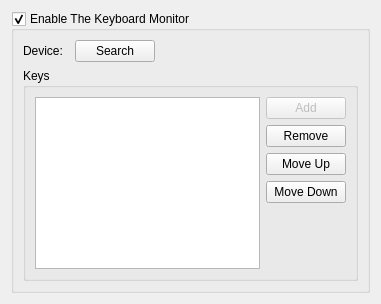
<?xml version="1.0" encoding="UTF-8"?>
<ui version="4.0">
 <class>KeyboardConfig</class>
 <widget class="QWidget" name="KeyboardConfig">
  <property name="geometry">
   <rect>
    <x>0</x>
    <y>0</y>
    <width>381</width>
    <height>304</height>
   </rect>
  </property>
  <property name="windowTitle">
   <string notr="true"/>
  </property>
  <layout class="QVBoxLayout" name="verticalLayout">
   <property name="spacing">
    <number>0</number>
   </property>
   <item>
    <widget class="QGroupBox" name="kcfg_enableKeyboard">
     <property name="title">
      <string>Enable The Keyboard Monitor</string>
     </property>
     <property name="checkable">
      <bool>true</bool>
     </property>
     <layout class="QVBoxLayout" name="verticalLayout_3">
      <item>
       <layout class="QFormLayout" name="formLayout_2">
        <property name="fieldGrowthPolicy">
         <enum>QFormLayout::ExpandingFieldsGrow</enum>
        </property>
        <item row="0" column="0">
         <widget class="QLabel" name="label">
          <property name="text">
           <string>Device:</string>
          </property>
         </widget>
        </item>
        <item row="0" column="1">
         <layout class="QHBoxLayout" name="horizontalLayout_2">
          <item>
           <widget class="KUrlRequester" name="kcfg_keyboardDevice">
            <property name="mode">
             <set>KFile::ExistingOnly|KFile::File|KFile::LocalOnly</set>
            </property>
            <property name="clickMessage">
             <string notr="true"/>
            </property>
           </widget>
          </item>
          <item>
           <widget class="QPushButton" name="searchButton">
            <property name="text">
             <string>Search</string>
            </property>
           </widget>
          </item>
         </layout>
        </item>
       </layout>
      </item>
      <item>
       <widget class="QGroupBox" name="groupBox">
        <property name="title">
         <string>Keys</string>
        </property>
        <layout class="QVBoxLayout" name="verticalLayout_2">
         <item>
          <layout class="QGridLayout" name="gridLayout">
           <item row="1" column="1">
            <widget class="QPushButton" name="removeButton">
             <property name="text">
              <string>Remove</string>
             </property>
            </widget>
           </item>
           <item row="2" column="1">
            <widget class="QPushButton" name="upButton">
             <property name="text">
              <string>Move Up</string>
             </property>
            </widget>
           </item>
           <item row="3" column="1">
            <widget class="QPushButton" name="downButton">
             <property name="text">
              <string>Move Down</string>
             </property>
            </widget>
           </item>
           <item row="4" column="1">
            <spacer name="verticalSpacer">
             <property name="orientation">
              <enum>Qt::Vertical</enum>
             </property>
             <property name="sizeHint" stdset="0">
              <size>
               <width>20</width>
               <height>40</height>
              </size>
             </property>
            </spacer>
           </item>
           <item row="0" column="1">
            <widget class="QPushButton" name="addButton">
             <property name="enabled">
              <bool>false</bool>
             </property>
             <property name="text">
              <string>Add</string>
             </property>
            </widget>
           </item>
           <item row="0" column="0" rowspan="5">
            <widget class="QListWidget" name="listWidget">
             <property name="editTriggers">
              <set>QAbstractItemView::NoEditTriggers</set>
             </property>
             <property name="alternatingRowColors">
              <bool>true</bool>
             </property>
             <property name="iconSize">
              <size>
               <width>50</width>
               <height>50</height>
              </size>
             </property>
            </widget>
           </item>
          </layout>
         </item>
        </layout>
       </widget>
      </item>
     </layout>
    </widget>
   </item>
  </layout>
 </widget>
 <customwidgets>
  <customwidget>
   <class>KUrlRequester</class>
   <extends>QFrame</extends>
   <header>kurlrequester.h</header>
  </customwidget>
 </customwidgets>
 <resources/>
 <connections/>
</ui>
